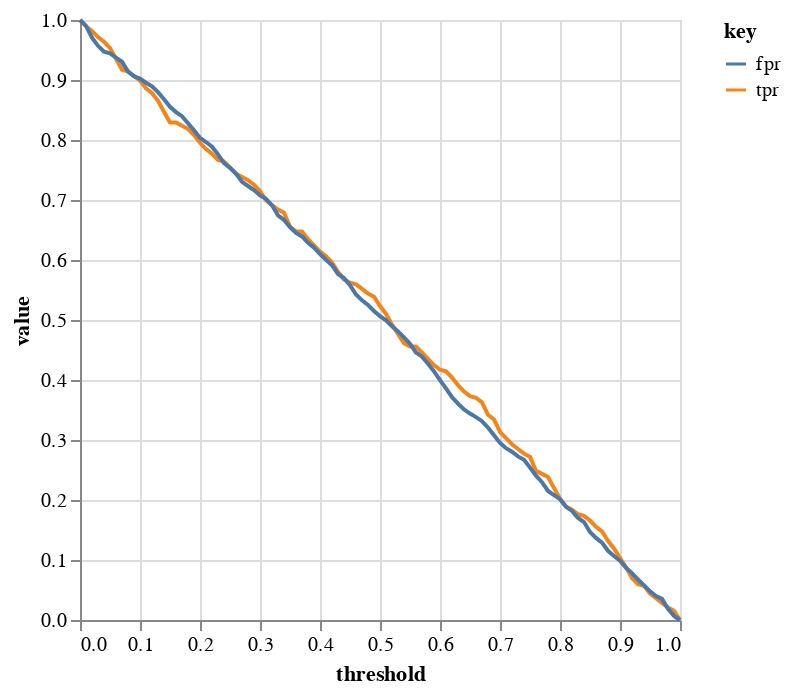

Here is the notebook cell this chart was saved with:
### Code cell
alt.Chart(df_rand).transform_fold(["tpr", "fpr"]).mark_line().encode(
    alt.X("threshold:Q"), alt.Y("value:Q"), alt.Color("key:N")
)

### Figure 1 — Vega-Lite specification as saved in the notebook (floating-point values rounded to 4 significant figures)
{"config": {"view": {"continuousWidth": 300, "continuousHeight": 300}}, "data": {"name": "data-308e0400440692798be4f2828cbf5e86"}, "mark": {"type": "line"}, "encoding": {"color": {"field": "key", "type": "nominal"}, "x": {"field": "threshold", "type": "quantitative"}, "y": {"field": "value", "type": "quantitative"}}, "transform": [{"fold": ["tpr", "fpr"]}], "$schema": "https://vega.github.io/schema/vega-lite/v5.20.1.json", "datasets": {"data-308e0400440692798be4f2828cbf5e86": [{"threshold": 0.0, "tp": 386, "fp": 1023, "fn": 0, "tn": 0, "tpr": 1.0, "fpr": 1.0}, {"threshold": 0.01, "tp": 382, "fp": 1013, "fn": 4, "tn": 10, "tpr": 0.9896, "fpr": 0.9902}, {"threshold": 0.02, "tp": 379, "fp": 993, "fn": 7, "tn": 30, "tpr": 0.9819, "fpr": 0.9707}, {"threshold": 0.03, "tp": 375, "fp": 979, "fn": 11, "tn": 44, "tpr": 0.9715, "fpr": 0.957}, {"threshold": 0.04, "tp": 372, "fp": 969, "fn": 14, "tn": 54, "tpr": 0.9637, "fpr": 0.9472}, {"threshold": 0.05, "tp": 368, "fp": 966, "fn": 18, "tn": 57, "tpr": 0.9534, "fpr": 0.9443}, {"threshold": 0.06, "tp": 361, "fp": 959, "fn": 25, "tn": 64, "tpr": 0.9352, "fpr": 0.9374}, {"threshold": 0.07, "tp": 354, "fp": 952, "fn": 32, "tn": 71, "tpr": 0.9171, "fpr": 0.9306}, {"threshold": 0.08, "tp": 353, "fp": 935, "fn": 33, "tn": 88, "tpr": 0.9145, "fpr": 0.914}, {"threshold": 0.09, "tp": 350, "fp": 927, "fn": 36, "tn": 96, "tpr": 0.9067, "fpr": 0.9062}, {"threshold": 0.1, "tp": 347, "fp": 923, "fn": 39, "tn": 100, "tpr": 0.899, "fpr": 0.9022}, {"threshold": 0.11, "tp": 342, "fp": 916, "fn": 44, "tn": 107, "tpr": 0.886, "fpr": 0.8954}, {"threshold": 0.12, "tp": 339, "fp": 910, "fn": 47, "tn": 113, "tpr": 0.8782, "fpr": 0.8895}, {"threshold": 0.13, "tp": 334, "fp": 900, "fn": 52, "tn": 123, "tpr": 0.8653, "fpr": 0.8798}, {"threshold": 0.14, "tp": 327, "fp": 888, "fn": 59, "tn": 135, "tpr": 0.8472, "fpr": 0.868}, {"threshold": 0.15, "tp": 320, "fp": 875, "fn": 66, "tn": 148, "tpr": 0.829, "fpr": 0.8553}, {"threshold": 0.16, "tp": 320, "fp": 866, "fn": 66, "tn": 157, "tpr": 0.829, "fpr": 0.8465}, {"threshold": 0.17, "tp": 318, "fp": 859, "fn": 68, "tn": 164, "tpr": 0.8238, "fpr": 0.8397}, {"threshold": 0.18, "tp": 316, "fp": 847, "fn": 70, "tn": 176, "tpr": 0.8187, "fpr": 0.828}, {"threshold": 0.19, "tp": 312, "fp": 835, "fn": 74, "tn": 188, "tpr": 0.8083, "fpr": 0.8162}, {"threshold": 0.2, "tp": 307, "fp": 822, "fn": 79, "tn": 201, "tpr": 0.7953, "fpr": 0.8035}, {"threshold": 0.21, "tp": 303, "fp": 815, "fn": 83, "tn": 208, "tpr": 0.785, "fpr": 0.7967}, {"threshold": 0.22, "tp": 300, "fp": 807, "fn": 86, "tn": 216, "tpr": 0.7772, "fpr": 0.7889}, {"threshold": 0.23, "tp": 296, "fp": 794, "fn": 90, "tn": 229, "tpr": 0.7668, "fpr": 0.7761}, {"threshold": 0.24, "tp": 295, "fp": 779, "fn": 91, "tn": 244, "tpr": 0.7642, "fpr": 0.7615}, {"threshold": 0.25, "tp": 291, "fp": 771, "fn": 95, "tn": 252, "tpr": 0.7539, "fpr": 0.7537}, {"threshold": 0.26, "tp": 287, "fp": 761, "fn": 99, "tn": 262, "tpr": 0.7435, "fpr": 0.7439}, {"threshold": 0.27, "tp": 285, "fp": 747, "fn": 101, "tn": 276, "tpr": 0.7383, "fpr": 0.7302}, {"threshold": 0.28, "tp": 283, "fp": 740, "fn": 103, "tn": 283, "tpr": 0.7332, "fpr": 0.7234}, {"threshold": 0.29, "tp": 280, "fp": 733, "fn": 106, "tn": 290, "tpr": 0.7254, "fpr": 0.7165}, {"threshold": 0.3, "tp": 276, "fp": 724, "fn": 110, "tn": 299, "tpr": 0.715, "fpr": 0.7077}, {"threshold": 0.31, "tp": 270, "fp": 718, "fn": 116, "tn": 305, "tpr": 0.6995, "fpr": 0.7019}, {"threshold": 0.32, "tp": 267, "fp": 707, "fn": 119, "tn": 316, "tpr": 0.6917, "fpr": 0.6911}, {"threshold": 0.33, "tp": 264, "fp": 690, "fn": 122, "tn": 333, "tpr": 0.6839, "fpr": 0.6745}, {"threshold": 0.34, "tp": 262, "fp": 682, "fn": 124, "tn": 341, "tpr": 0.6788, "fpr": 0.6667}, {"threshold": 0.35, "tp": 253, "fp": 670, "fn": 133, "tn": 353, "tpr": 0.6554, "fpr": 0.6549}, {"threshold": 0.36, "tp": 250, "fp": 660, "fn": 136, "tn": 363, "tpr": 0.6477, "fpr": 0.6452}, {"threshold": 0.37, "tp": 250, "fp": 654, "fn": 136, "tn": 369, "tpr": 0.6477, "fpr": 0.6393}, {"threshold": 0.38, "tp": 245, "fp": 643, "fn": 141, "tn": 380, "tpr": 0.6347, "fpr": 0.6285}, {"threshold": 0.39, "tp": 241, "fp": 635, "fn": 145, "tn": 388, "tpr": 0.6244, "fpr": 0.6207}, {"threshold": 0.4, "tp": 237, "fp": 624, "fn": 149, "tn": 399, "tpr": 0.614, "fpr": 0.61}, {"threshold": 0.41, "tp": 234, "fp": 614, "fn": 152, "tn": 409, "tpr": 0.6062, "fpr": 0.6002}, {"threshold": 0.42, "tp": 230, "fp": 605, "fn": 156, "tn": 418, "tpr": 0.5959, "fpr": 0.5914}, {"threshold": 0.43, "tp": 224, "fp": 590, "fn": 162, "tn": 433, "tpr": 0.5803, "fpr": 0.5767}, {"threshold": 0.44, "tp": 219, "fp": 583, "fn": 167, "tn": 440, "tpr": 0.5674, "fpr": 0.5699}, {"threshold": 0.45, "tp": 217, "fp": 571, "fn": 169, "tn": 452, "tpr": 0.5622, "fpr": 0.5582}, {"threshold": 0.46, "tp": 216, "fp": 555, "fn": 170, "tn": 468, "tpr": 0.5596, "fpr": 0.5425}, {"threshold": 0.47, "tp": 213, "fp": 545, "fn": 173, "tn": 478, "tpr": 0.5518, "fpr": 0.5327}, {"threshold": 0.48, "tp": 210, "fp": 537, "fn": 176, "tn": 486, "tpr": 0.544, "fpr": 0.5249}, {"threshold": 0.49, "tp": 208, "fp": 527, "fn": 178, "tn": 496, "tpr": 0.5389, "fpr": 0.5152}, {"threshold": 0.5, "tp": 202, "fp": 518, "fn": 184, "tn": 505, "tpr": 0.5233, "fpr": 0.5064}, {"threshold": 0.51, "tp": 197, "fp": 511, "fn": 189, "tn": 512, "tpr": 0.5104, "fpr": 0.4995}, {"threshold": 0.52, "tp": 190, "fp": 501, "fn": 196, "tn": 522, "tpr": 0.4922, "fpr": 0.4897}, {"threshold": 0.53, "tp": 184, "fp": 492, "fn": 202, "tn": 531, "tpr": 0.4767, "fpr": 0.4809}, {"threshold": 0.54, "tp": 178, "fp": 482, "fn": 208, "tn": 541, "tpr": 0.4611, "fpr": 0.4712}, {"threshold": 0.55, "tp": 176, "fp": 471, "fn": 210, "tn": 552, "tpr": 0.456, "fpr": 0.4604}, {"threshold": 0.56, "tp": 176, "fp": 456, "fn": 210, "tn": 567, "tpr": 0.456, "fpr": 0.4457}, {"threshold": 0.57, "tp": 172, "fp": 449, "fn": 214, "tn": 574, "tpr": 0.4456, "fpr": 0.4389}, {"threshold": 0.58, "tp": 168, "fp": 437, "fn": 218, "tn": 586, "tpr": 0.4352, "fpr": 0.4272}, {"threshold": 0.59, "tp": 164, "fp": 424, "fn": 222, "tn": 599, "tpr": 0.4249, "fpr": 0.4145}, {"threshold": 0.6, "tp": 161, "fp": 409, "fn": 225, "tn": 614, "tpr": 0.4171, "fpr": 0.3998}, {"threshold": 0.61, "tp": 160, "fp": 395, "fn": 226, "tn": 628, "tpr": 0.4145, "fpr": 0.3861}, {"threshold": 0.62, "tp": 156, "fp": 380, "fn": 230, "tn": 643, "tpr": 0.4041, "fpr": 0.3715}, {"threshold": 0.63, "tp": 151, "fp": 369, "fn": 235, "tn": 654, "tpr": 0.3912, "fpr": 0.3607}, {"threshold": 0.64, "tp": 147, "fp": 359, "fn": 239, "tn": 664, "tpr": 0.3808, "fpr": 0.3509}, {"threshold": 0.65, "tp": 144, "fp": 352, "fn": 242, "tn": 671, "tpr": 0.3731, "fpr": 0.3441}, {"threshold": 0.66, "tp": 143, "fp": 346, "fn": 243, "tn": 677, "tpr": 0.3705, "fpr": 0.3382}, {"threshold": 0.67, "tp": 140, "fp": 339, "fn": 246, "tn": 684, "tpr": 0.3627, "fpr": 0.3314}, {"threshold": 0.68, "tp": 132, "fp": 328, "fn": 254, "tn": 695, "tpr": 0.342, "fpr": 0.3206}, {"threshold": 0.69, "tp": 129, "fp": 315, "fn": 257, "tn": 708, "tpr": 0.3342, "fpr": 0.3079}, {"threshold": 0.7, "tp": 121, "fp": 302, "fn": 265, "tn": 721, "tpr": 0.3135, "fpr": 0.2952}, {"threshold": 0.71, "tp": 117, "fp": 293, "fn": 269, "tn": 730, "tpr": 0.3031, "fpr": 0.2864}, {"threshold": 0.72, "tp": 113, "fp": 287, "fn": 273, "tn": 736, "tpr": 0.2927, "fpr": 0.2805}, {"threshold": 0.73, "tp": 110, "fp": 279, "fn": 276, "tn": 744, "tpr": 0.285, "fpr": 0.2727}, {"threshold": 0.74, "tp": 107, "fp": 273, "fn": 279, "tn": 750, "tpr": 0.2772, "fpr": 0.2669}, {"threshold": 0.75, "tp": 105, "fp": 260, "fn": 281, "tn": 763, "tpr": 0.272, "fpr": 0.2542}, {"threshold": 0.76, "tp": 96, "fp": 246, "fn": 290, "tn": 777, "tpr": 0.2487, "fpr": 0.2405}, {"threshold": 0.77, "tp": 94, "fp": 235, "fn": 292, "tn": 788, "tpr": 0.2435, "fpr": 0.2297}, {"threshold": 0.78, "tp": 92, "fp": 220, "fn": 294, "tn": 803, "tpr": 0.2383, "fpr": 0.2151}, {"threshold": 0.79, "tp": 85, "fp": 213, "fn": 301, "tn": 810, "tpr": 0.2202, "fpr": 0.2082}, {"threshold": 0.8, "tp": 78, "fp": 206, "fn": 308, "tn": 817, "tpr": 0.2021, "fpr": 0.2014}, {"threshold": 0.81, "tp": 73, "fp": 193, "fn": 313, "tn": 830, "tpr": 0.1891, "fpr": 0.1887}, {"threshold": 0.82, "tp": 71, "fp": 186, "fn": 315, "tn": 837, "tpr": 0.1839, "fpr": 0.1818}, {"threshold": 0.83, "tp": 68, "fp": 174, "fn": 318, "tn": 849, "tpr": 0.1762, "fpr": 0.1701}, {"threshold": 0.84, "tp": 67, "fp": 167, "fn": 319, "tn": 856, "tpr": 0.1736, "fpr": 0.1632}, {"threshold": 0.85, "tp": 64, "fp": 150, "fn": 322, "tn": 873, "tpr": 0.1658, "fpr": 0.1466}, {"threshold": 0.86, "tp": 60, "fp": 140, "fn": 326, "tn": 883, "tpr": 0.1554, "fpr": 0.1369}, {"threshold": 0.87, "tp": 57, "fp": 132, "fn": 329, "tn": 891, "tpr": 0.1477, "fpr": 0.129}, {"threshold": 0.88, "tp": 51, "fp": 118, "fn": 335, "tn": 905, "tpr": 0.1321, "fpr": 0.1153}, {"threshold": 0.89, "tp": 46, "fp": 109, "fn": 340, "tn": 914, "tpr": 0.1192, "fpr": 0.1065}, {"threshold": 0.9, "tp": 40, "fp": 101, "fn": 346, "tn": 922, "tpr": 0.1036, "fpr": 0.09873}, {"threshold": 0.91, "tp": 34, "fp": 89, "fn": 352, "tn": 934, "tpr": 0.08808, "fpr": 0.087}, {"threshold": 0.92, "tp": 27, "fp": 80, "fn": 359, "tn": 943, "tpr": 0.06995, "fpr": 0.0782}, {"threshold": 0.93, "tp": 23, "fp": 69, "fn": 363, "tn": 954, "tpr": 0.05959, "fpr": 0.06745}, {"threshold": 0.94, "tp": 22, "fp": 59, "fn": 364, "tn": 964, "tpr": 0.05699, "fpr": 0.05767}, {"threshold": 0.95, "tp": 17, "fp": 49, "fn": 369, "tn": 974, "tpr": 0.04404, "fpr": 0.0479}, {"threshold": 0.96, "tp": 14, "fp": 41, "fn": 372, "tn": 982, "tpr": 0.03627, "fpr": 0.04008}, {"threshold": 0.97, "tp": 11, "fp": 36, "fn": 375, "tn": 987, "tpr": 0.0285, "fpr": 0.03519}, {"threshold": 0.98, "tp": 8, "fp": 19, "fn": 378, "tn": 1004, "tpr": 0.02073, "fpr": 0.01857}, {"threshold": 0.99, "tp": 6, "fp": 7, "fn": 380, "tn": 1016, "tpr": 0.01554, "fpr": 0.006843}, {"threshold": 1.0, "tp": 0, "fp": 0, "fn": 386, "tn": 1023, "tpr": 0.0, "fpr": 0.0}]}}
